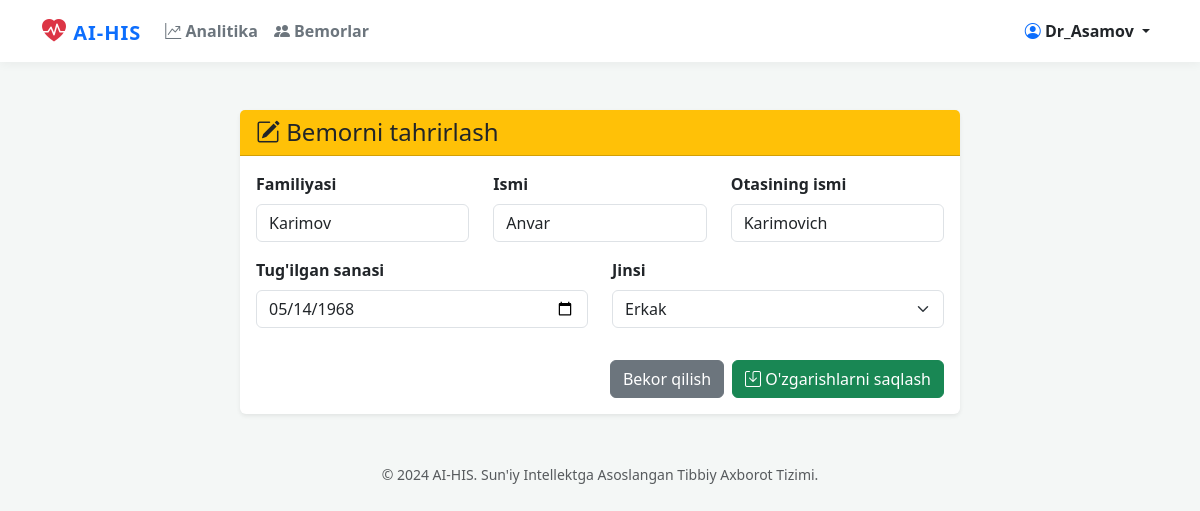
The page /api/v1/ehr/web/patients/24/edit/ (signed in) on the database its author committed.
### patients/models.py (models this page shows, shortened)
class Patient(models.Model):
    GENDER_CHOICES = (
        ('Erkak', 'Erkak'),
        ('Ayol', 'Ayol'),
    )
    user = models.OneToOneField(User, on_delete=models.SET_NULL, null=True, blank=True, verbose_name="Tizimga kirish akkaunti")
    first_name = models.CharField(max_length=50, verbose_name="Ismi")
    last_name = models.CharField(max_length=50, verbose_name="Familiyasi")
    patronymic = models.CharField(max_length=50, blank=True, null=True, verbose_name="Otasining ismi")
    gender = models.CharField(max_length=10, choices=GENDER_CHOICES, default='Erkak', verbose_name="Jinsi")
    date_of_birth = models.DateField(verbose_name="Tug'ilgan sanasi")
    created_at = models.DateTimeField(auto_now_add=True)

### patients/views.py (the view, shortened to what this page needs)
# urls.py: path('web/patients/<int:pk>/edit/', patient_edit_view, name='patient_edit'),
@login_required
def patient_edit_view(request, pk):
    patient = get_object_or_404(Patient, pk=pk)
    return render(request, 'patients/patient_edit.html', {'patient': patient})

### patients/templates/patients/patient_edit.html (shortened to what this page needs)
{% extends 'base.html' %} {% block content %}
<div class="container mt-5">
    <div class="row justify-content-center">
        <div class="col-md-8">
            <div class="card shadow-sm border-0">
                <div class="card-header bg-warning text-dark">
                    <h4 class="mb-0"><i class="bi bi-pencil-square"></i> Bemorni tahrirlash</h4>
                </div>
                <div class="card-body">
                    <form method="POST">
                        <div class="row">
                            <div class="col-md-4 mb-3">
                                <label class="form-label fw-bold">Familiyasi</label>
                                <input type="text" name="last_name" class="form-control" value="{{ patient.last_name }}" required>
                            </div>
                            <div class="col-md-4 mb-3">
                                <label class="form-label fw-bold">Ismi</label>
                                <input type="text" name="first_name" class="form-control" value="{{ patient.first_name }}" required>
                            </div>
                            <div class="col-md-4 mb-3">
                                <label class="form-label fw-bold">Otasining ismi</label>
                                <input type="text" name="patronymic" class="form-control" value="{{ patient.patronymic }}">
                            </div>
                            <div class="col-md-6 mb-3">
                                <label class="form-label fw-bold">Tug'ilgan sanasi</label>
                                <input type="date" name="date_of_birth" class="form-control" value="{{ patient.date_of_birth|date:'Y-m-d' }}" required>
                            </div>
                            <div class="col-md-6 mb-3">
                                <label class="form-label fw-bold">Jinsi</label>
                                <select name="gender" class="form-select" required>
                                    <option value="Erkak" {% if patient.gender == 'Erkak' %}selected{% endif %}>Erkak</option>
                                </select>
                            </div>
                        </div>
                        <div class="d-flex justify-content-end mt-3">
                            <a href="{% url 'patient_list' %}" class="btn btn-secondary me-2">Bekor qilish</a>
                            <button type="submit" class="btn btn-success"><i class="bi bi-save"></i> O'zgarishlarni saqlash</button>
                        </div>
                    </form>
                </div>
            </div>
        </div>
    </div>
</div>
{% endblock %}

### patients/templates/base.html (shortened to what this page needs)
<!DOCTYPE html>
<html lang="uz">
<head>
    <link href="https://cdn.jsdelivr.net/npm/bootstrap@5.3.0/dist/css/bootstrap.min.css" rel="stylesheet">
    <link rel="stylesheet" href="https://cdn.jsdelivr.net/npm/bootstrap-icons@1.11.1/font/bootstrap-icons.css">
</head>
<body>
    <nav class="navbar navbar-expand-lg navbar-light bg-white mb-4">
        <div class="container">
            <a class="navbar-brand" href="{% url 'patient_list' %}">
                <i class="bi bi-heart-pulse-fill text-danger fs-4"></i> AI-HIS
            </a>
            <div class="collapse navbar-collapse" id="navbarNav">
                <ul class="navbar-nav me-auto mb-2 mb-lg-0">
                    <li class="nav-item">
                        <a class="nav-link fw-semibold text-secondary hover-primary" href="{% url 'dashboard' %}">
                            <i class="bi bi-graph-up-arrow"></i> Analitika
                        </a>
                    </li>
                    <li class="nav-item">
                        <a class="nav-link fw-semibold text-secondary" href="{% url 'patient_list' %}">
                            <i class="bi bi-people-fill"></i> Bemorlar
                        </a>
                    </li>
                </ul>
                <ul class="navbar-nav">
                    {% if user.is_authenticated %}
                        <li class="nav-item dropdown">
                            <a class="nav-link dropdown-toggle fw-bold text-dark" href="#" id="userDropdown" role="button" data-bs-toggle="dropdown" aria-expanded="false">
                                <i class="bi bi-person-circle text-primary"></i> {{ user.username|title }}
                            </a>
                        </li>
                    {% else %}
                        <li class="nav-item">
                            <a class="btn btn-primary px-4 rounded-pill" href="{% url 'login' %}">Kirish</a>
                        </li>
                    {% endif %}
                </ul>
            </div>
        </div>
    </nav>
    <main class="container">
        {% block content %}
        {% endblock %}
    </main>
    <footer class="text-center text-muted mt-5 mb-3">
        <small>&copy; 2024 AI-HIS. Sun'iy Intellektga Asoslangan Tibbiy Axborot Tizimi.</small>
    </footer>
</body>
</html>

### patients/templates/base.html (style rules this page uses)
body { background-color: #f4f7f6; font-family: 'Segoe UI', Tahoma, Geneva, Verdana, sans-serif; }
.navbar-brand { font-weight: 800; color: #0d6efd !important; letter-spacing: 1px; }
.navbar { box-shadow: 0 2px 10px rgba(0,0,0,0.05); }

### rows shown on the page
Patient: last_name "Karimov", first_name "Anvar", patronymic "Karimovich", date_of_birth "05/14/1968", gender "Erkak"

### other values the page prints
{{ user.username|title }} "Dr_Asamov"
